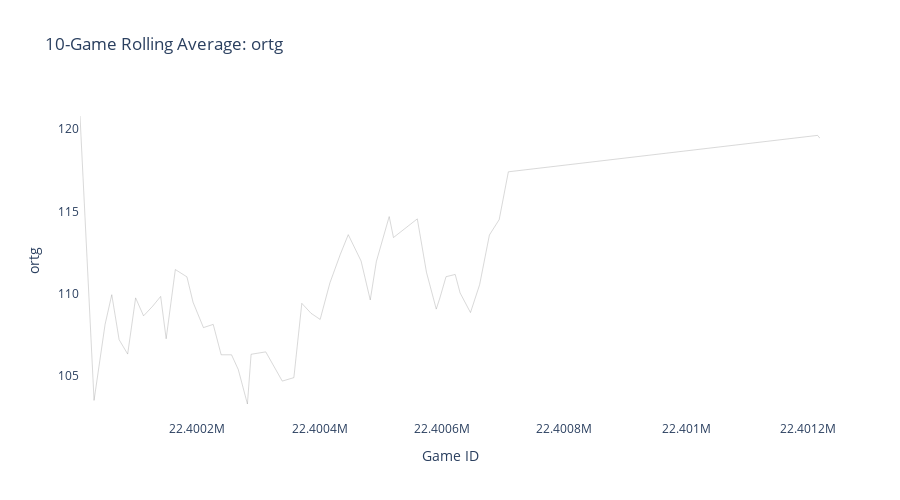

Write notebook code for a chart like this one.
### Code cell
import requests
import pandas as pd
from datetime import datetime
import time
from typing import List, Dict
import logging

import plotly.express as px
import plotly.graph_objects as go
import pandas as pd
import numpy as np

def get_team_abbreviations():
    """
    Returns a dictionary mapping team IDs to team abbreviations.
    """
    return {
        '1610612755': 'PHI', 
        '1610612744': 'GSW', 
        '1610612752': 'NYK', 
        '1610612737': 'ATL', 
        '1610612758': 'SAC', 
        '1610612738': 'BOS', 
        '1610612765': 'DET', 
        '1610612747': 'LAL', 
        '1610612741': 'CHI', 
        '1610612764': 'WAS', 
        '1610612745': 'HOU', 
        '1610612760': 'OKC', 
        '1610612749': 'MIL', 
        '1610612756': 'PHX', 
        '1610612757': 'POR', 
        '1610612739': 'CLE', 
        '1610612761': 'TOR', 
        '1610612762': 'UTA', 
        '1610612754': 'IND', 
        '1610612751': 'BRK', 
        '1610612743': 'DEN', 
        '1610612759': 'SAS', 
        '1610612746': 'LAC', 
        '1610612742': 'DAL', 
        '1610612766': 'CHO', 
        '1610612748': 'MIA', 
        '1610612753': 'ORL', 
        '1610612750': 'MIN', 
        '1610612763': 'MEM', 
        '1610612740': 'NOP'
    }

def plot_team_ratings(df: pd.DataFrame, n_games: int = 10) -> go.Figure:
    """
    Creates a scatter plot of offensive vs defensive ratings for all teams over their last n games.
    
    Args:
        df (pd.DataFrame): DataFrame containing team game logs with merged opponent data
        n_games (int): Number of most recent games to consider
    
    Returns:
        go.Figure: Plotly figure object containing the scatter plot
    """
    # Get team abbreviations
    team_dict = get_team_abbreviations()
    df = df.copy()
    df['TeamId'] = df['team_id'].astype(str)
    df['TeamName'] = df['TeamId'].map(team_dict)
    
    # Calculate team averages for last n games
    team_averages = (df.groupby('TeamId')
                    .tail(n_games)
                    .groupby('TeamId')
                    .agg({
                        'ortg': 'mean',
                        'opp_ortg': 'mean',
                        'TeamName': 'first'
                    })
                    .reset_index())
    
    # Create scatter plot
    fig = px.scatter(
        team_averages,
        x='ortg',
        y='opp_ortg',
        text='TeamName',
        title=f'Team Offensive vs Defensive Rating (Last {n_games} Games)',
        labels={
            'ortg': 'Offensive Rating',
            'opp_ortg': 'Opponent Offensive Rating (Defensive Rating)'
        }
    )
    
    # Add league averages as lines
    fig.add_hline(
        y=team_averages['opp_ortg'].mean(),
        line_dash='dash',
        line_color='gray',
        annotation_text='League Average'
    )
    fig.add_vline(
        x=team_averages['ortg'].mean(),
        line_dash='dash',
        line_color='gray',
        annotation_text='League Average'
    )
    
    # Update layout
    fig.update_traces(
        textposition='top center',
        marker=dict(size=12)
    )
    fig.update_layout(
        showlegend=False,
        plot_bgcolor='white',
        width=900,
        height=600
    )
    
    return fig

def plot_rolling_metric(
    df: pd.DataFrame,
    column: str,
    window: int = 10,
    highlight_team: str = None
) -> go.Figure:
    """
    Creates a line plot showing rolling averages of a selected metric for all teams,
    with optional highlighting for a specific team.
    
    Args:
        df (pd.DataFrame): DataFrame containing team game logs
        column (str): Column name to plot
        window (int): Rolling window size
        highlight_team (str, optional): TeamId to highlight
    
    Returns:
        go.Figure: Plotly figure object containing the line plot
    """
    # Get team abbreviations and prepare data
    team_dict = get_team_abbreviations()
    df = df.copy()
    df['TeamId'] = df['team_id'].astype(str)
    df['TeamName'] = df['TeamId'].map(team_dict)
    
    # Calculate rolling averages for each team
    teams_rolling = []
    
    for team in df['TeamId'].unique():
        team_data = df[df['TeamId'] == team].sort_values('GameId')
        rolling_avg = team_data[column].rolling(window=window, min_periods=1).mean()
        
        teams_rolling.append(pd.DataFrame({
            'GameId': team_data['GameId'],
            'TeamId': team_data['TeamId'],
            'TeamName': team_data['TeamName'],
            'Rolling_Average': rolling_avg
        }))
    
    rolling_df = pd.concat(teams_rolling)
    
    # Create base figure
    fig = go.Figure()
    
    # Add lines for each team
    for team in rolling_df['TeamId'].unique():
        team_data = rolling_df[rolling_df['TeamId'] == team]
        team_name = team_data['TeamName'].iloc[0]
        
        # Set line properties based on whether team is highlighted
        line_width = 3 if team == highlight_team else 1
        line_color = 'red' if team == highlight_team else 'gray'
        opacity = 1 if team == highlight_team else 0.3
        
        # Add trace with string name
        fig.add_trace(go.Scatter(
            x=team_data['GameId'],
            y=team_data['Rolling_Average'],
            name=str(team_name),  # Convert to string explicitly
            line=dict(width=line_width, color=line_color),
            opacity=opacity,
            showlegend=team == highlight_team
        ))
    
    # Update layout
    fig.update_layout(
        title=f'{window}-Game Rolling Average: {column}',
        xaxis_title='Game ID',
        yaxis_title=f'{column}',
        plot_bgcolor='white',
        width=900,
        height=500,
        showlegend=bool(highlight_team)
    )
    
    return fig
year=2025
df = team_trend(year)
fig = plot_rolling_metric(df,'ortg',10)

fig.show()

### Figure 1 — Plotly figure (JSON) as saved in the notebook; plotly's stock layout.template omitted (floating-point values rounded to 4 significant figures)
{"data": [{"line": {"color": "gray", "width": 1}, "name": "POR", "opacity": 0.3, "showlegend": false, "type": "scatter", "x": [22400008, 22400031, 22400049, 22400060, 22400072, 22400086, 22400099, 22400112, 22400127, 22400140, 22400149, 22400164, 22400183, 22400193, 22400210, 22400226, 22400239, 22400256, 22400267, 22400282, 22400288, 22400312, 22400339, 22400358, 22400371, 22400386, 22400401, 22400417, 22400434, 22400447, 22400468, 22400483, 22400493, 22400514, 22400521, 22400536, 22400560, 22400575, 22400591, 22400597, 22400607, 22400622, 22400630, 22400647, 22400662, 22400678, 22400694, 22400709, 22401215, 22401219], "y": [120.8, 103.5, 108.1, 109.9, 107.2, 106.3, 109.8, 108.7, 109.3, 109.8, 107.3, 111.5, 111.0, 109.5, 108.0, 108.1, 106.3, 106.3, 105.4, 103.3, 106.3, 106.5, 104.7, 104.9, 109.4, 108.8, 108.4, 110.7, 112.4, 113.6, 112.0, 109.6, 112.0, 114.7, 113.4, 113.8, 114.5, 111.3, 109.1, 109.8, 111.0, 111.2, 110.1, 108.9, 110.6, 113.6, 114.5, 117.4, 119.6, 119.4]}], "layout": {"height": 500, "plot_bgcolor": "white", "showlegend": false, "title": {"text": "10-Game Rolling Average: ortg"}, "width": 900, "xaxis": {"autorange": true, "range": [22400008, 22401219], "title": {"text": "Game ID"}, "type": "linear"}, "yaxis": {"autorange": true, "range": [102.3, 121.8], "title": {"text": "ortg"}, "type": "linear"}}}
